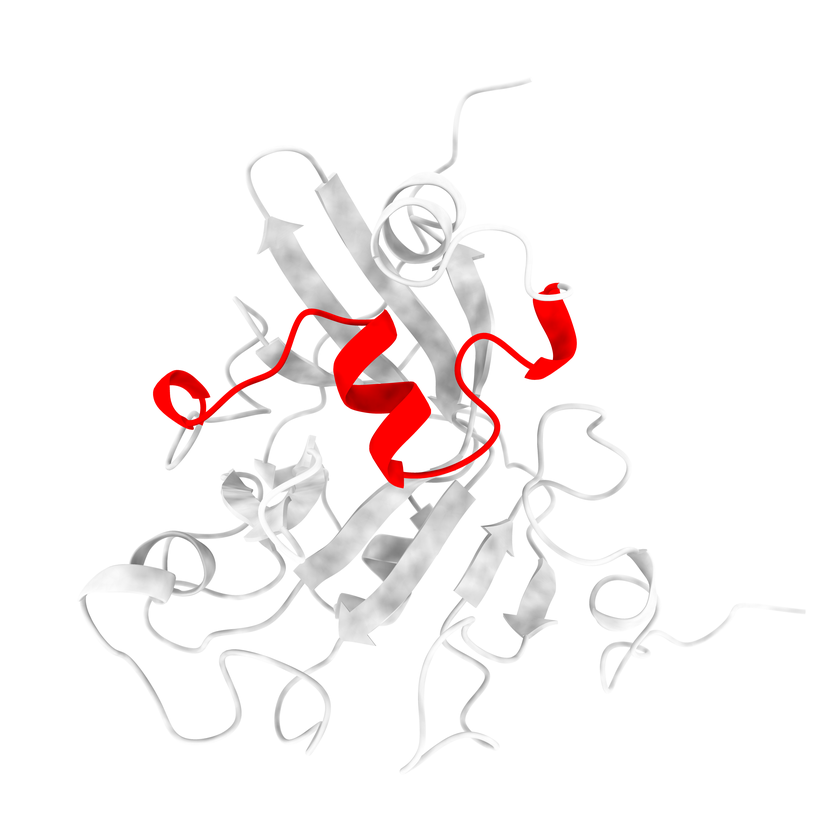
#> input picture 3-llama_sft_test/seq_a_render.png, 840 x 840 px, shrunk from 3000 x 3000 before the run
$ jupyter execute 6-qwen3_explain_pic.ipynb
#> lines starting #> are read from the running program, lines starting #| are printed output that depends on the picture
[cell 1]
import matplotlib.pyplot as plt
import matplotlib.patches as patches
import matplotlib.image as mpimg
import textwrap

# ==========================================
# 最终论文版：Figure 5 (Overlap Fixed Ver.)
# ==========================================

# 1. 配置图片路径
img_a_path = "seq_a_render.png"
img_b_path = "seq_b_render.png"

# CoT 文本内容
cleaned_cot_text = """
[Motif Recognition]
• Seq A (Query):
  - Begins with 'MRNQQL...'.
  - Contains a Helix-Turn-Helix (HTH) segment.
  - Predicted function: Transcription Factor.

• Seq B (Target):
  - Features a metal-binding motif.
  - Resembles TIM-barrel enzymes.
  - Lacks DNA-binding signatures found in Seq A.

[Structural Logic]
• Incompatible Scaffolds:
  - Seq A: Helical Bundle / HTH (DNA Binding).
  - Seq B: Closed TIM-barrel (Catalysis).

[Conclusion]
• Prediction: Non-Homologous.
"""

real_seq_a = "MRNQQLPIVPLLRDELPLDTVELARFMIGKYLVRDLPEGRMSGRIVETEAYPVGDSTSHAFIGRRPYNGSLFLARGHAYVRLTYGLSYMLNMSAEAEDVGAGILFRAIEPLEGLPLMEARRPGVPLRDLARGPGRLTTALGIGQAFDGLDLCAGRDLWIGVLERGETLVGVTTRIGLSREMHRPLRFFEPGSAFVSGPRKLLLTPQPGARTRA"
real_seq_b = "MLKQTLLYTGKAKSVYETDNADHLILVFRDDASAFNGEKIEQLDRKGKVNNRFNAFIMEKLAEAGIETHFEKLLSPTEVLVKKLQMIPVECVIRNYAAGSLCRRLGVEEGKELTPPTFELFYKDDGLGDPMVNESQAIALGWATAEQLEQMKVLTYKVNDVLKALFAEGNMILVDFKLEFGVFHDRIVLGDEFSPDGCRLWDKDTKKKLDKDRFRQGLGGVVEAYEEVAARLGVDLSDI"

# 2. 初始化绘图
fig = plt.figure(figsize=(16, 8), dpi=150)
gs = fig.add_gridspec(1, 3, width_ratios=[1, 1.2, 1.0], wspace=0.15)

ax_left = fig.add_subplot(gs[0])
ax_mid = fig.add_subplot(gs[1])
ax_right = fig.add_subplot(gs[2])

# 统一标题高度 (紧贴内容)
TITLE_Y = 0.92

# ==========================================
# Panel 1: Input (Raw Sequences)
# ==========================================
ax_left.axis('off')
ax_left.set_title("Input: Raw Sequences", fontsize=15, fontweight='bold', y=TITLE_Y, pad=0)

rect = patches.Rectangle((0.05, 0.12), 0.9, 0.73, linewidth=1, edgecolor='#bdc3c7', facecolor='#f4f6f7', zorder=-1)
ax_left.add_patch(rect)

ax_left.text(0.1, 0.78, "Sequence A (Query):", fontsize=11, fontweight='bold', color='#2c3e50')
ax_left.text(0.1, 0.74, textwrap.fill(real_seq_a[:150]+"...", width=32),
             fontsize=9, family='monospace', color='#555', va='top')

ax_left.text(0.1, 0.45, "Sequence B (Target):", fontsize=11, fontweight='bold', color='#2c3e50')
ax_left.text(0.1, 0.41, textwrap.fill(real_seq_b[:150]+"...", width=32),
             fontsize=9, family='monospace', color='#555', va='top')


# ==========================================
# Panel 2: Model Reasoning (CoT)
# ==========================================
ax_mid.axis('off')
ax_mid.set_title("Model Reasoning (CoT)", fontsize=15, fontweight='bold', y=TITLE_Y, pad=0)

y_pos = 0.85
highlights = ["Helix-Turn-Helix", "TIM-barrel", "Non-Homologous", "Transcription Factor", "Helical Bundle"]

for line in cleaned_cot_text.strip().split('\n'):
    if not line.strip():
        y_pos -= 0.025
        continue

    fontsize = 10
    color = '#2c3e50'
    weight = 'normal'

    if line.startswith("["):
        weight = 'bold'
        fontsize = 11
        color = '#2980b9'
        y_pos -= 0.015

    is_hl = False
    for kw in highlights:
        if kw in line:
            ax_mid.text(0.05, y_pos, line, fontsize=fontsize, family='monospace', color='#c0392b', fontweight='bold')
            rect = patches.Rectangle((0.03, y_pos-0.012), 0.94, 0.04, linewidth=0, facecolor='#f9e79f', alpha=0.4, zorder=-1)
            ax_mid.add_patch(rect)
            is_hl = True
            break

    if not is_hl:
        ax_mid.text(0.05, y_pos, line, fontsize=fontsize, family='monospace', color=color, fontweight=weight)

    y_pos -= 0.05

# ==========================================
# Panel 3: Structural Fact Check (重叠修复)
# ==========================================
ax_right.axis('off')
ax_right.set_title("Structural Fact Check", fontsize=15, fontweight='bold', y=TITLE_Y, pad=0)

# 上方图片和文字 (稍微上移)
try:
    img_a = mpimg.imread(img_a_path)
#> img_a is the input picture: shape (840, 840, 3) float32; mean R, G, B 0.98, 0.961, 0.961
    # y: 0.53 -> 0.55
    ax_img_a = ax_right.inset_axes([0.1, 0.55, 0.8, 0.35])
    ax_img_a.imshow(img_a)
    ax_img_a.axis('off')
    # 文字 y: 0.49 -> 0.51
    ax_right.text(0.5, 0.51, "Seq A: HTH / DNA-binding", ha='center', fontsize=10, fontweight='bold', color='#27ae60')
except FileNotFoundError:
    ax_right.text(0.5, 0.7, "[Place 'seq_a_render.png' here]", ha='center', color='red', fontsize=8)

# 下方图片和文字 (稍微下移)
try:
    img_b = mpimg.imread(img_b_path)
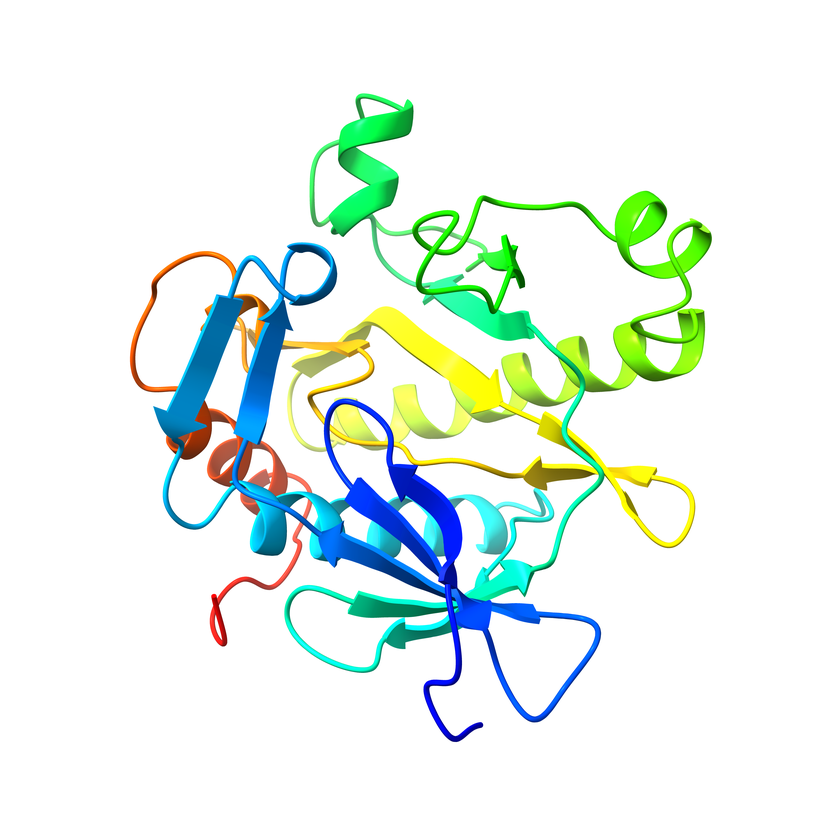
#> input picture 3-llama_sft_test/seq_b_render.png, 840 x 840 px, shrunk from 3000 x 3000 before the run
#> img_b is the input picture: shape (840, 840, 3) float32; mean R, G, B 0.911, 0.954, 0.929
    # y: 0.08 -> 0.05
    ax_img_b = ax_right.inset_axes([0.1, 0.09, 0.8, 0.35])
    ax_img_b.imshow(img_b)
    ax_img_b.axis('off')
    # 文字 y: 0.04 -> 0.01
    ax_right.text(0.5, 0.03, "Seq B: TIM-barrel / Enzyme", ha='center', fontsize=10, fontweight='bold', color='#d35400')
except FileNotFoundError:
    ax_right.text(0.5, 0.25, "[Place 'seq_b_render.png' here]", ha='center', color='red', fontsize=8)

# 中间的不等号 (重新定位到中间空隙: 0.46)
ax_right.text(0.5, 0.46, "≠", ha='center', va='center', fontsize=40, color='#95a5a6', alpha=0.5)

# ==========================================
# 最终保存
# ==========================================
plt.tight_layout(rect=[0, 0.02, 1, 0.98])
plt.savefig("qwen3_explain_final_fixed.png", bbox_inches='tight', pad_inches=0.1)
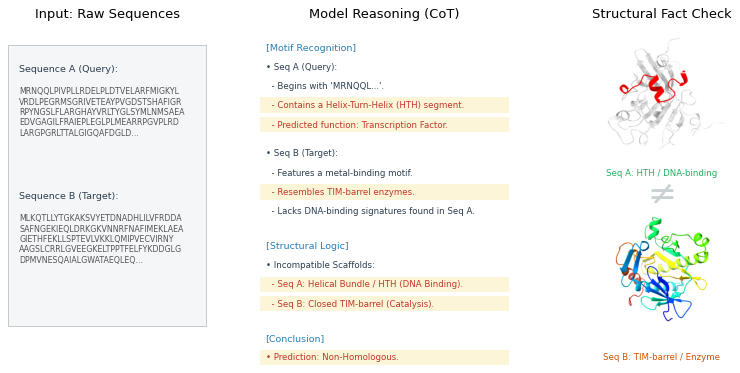
#> figure drawn by matplotlib, 2 panels
plt.show()
